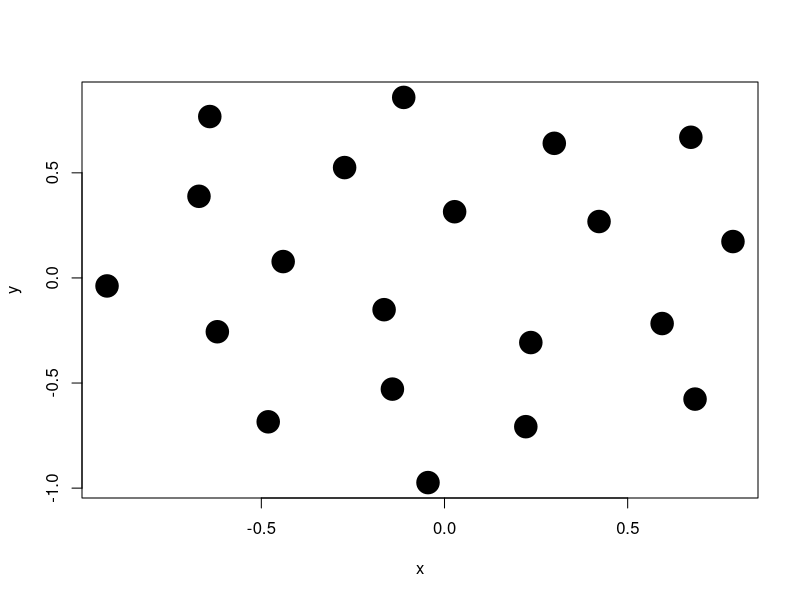

Source code (R): (Note: this script raises an error after producing the figure.)
### CLEAR GLOBAL ENVIRONMENT ###
rm(list=ls(all.names = TRUE))

### REPRODUCIBILITY ###
set.seed(123)

##################################
### RESERVOIR CONNECTIONS PLOT ###
##################################
# create evenly spaced points on disc
n_points <- 20
indices <- 1:n_points
r <- sqrt(indices/n_points)
theta <- pi * (1 + sqrt(5)) * indices
x <- r*cos(theta)
y <- r*sin(theta)

# plot points
par(mfrow=c(1,1))
plot(x,y, pch=19, cex=3)
arrows(x[1],y[1])
# create and plot connections
dens <- 0.2



